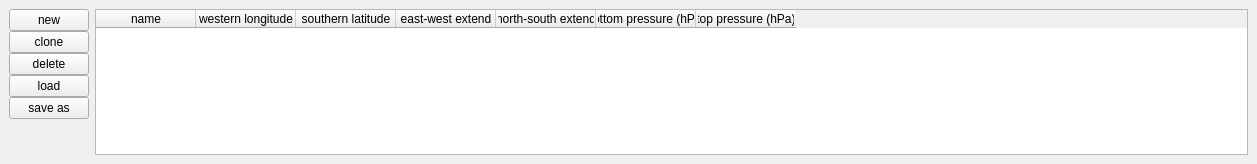
<?xml version="1.0" encoding="UTF-8"?>
<ui version="4.0">
 <class>MBoundingBoxDockWidget</class>
 <widget class="QDockWidget" name="MBoundingBoxDockWidget">
  <property name="geometry">
   <rect>
    <x>0</x>
    <y>0</y>
    <width>1257</width>
    <height>164</height>
   </rect>
  </property>
  <property name="windowTitle">
   <string>Do&amp;ckWidget</string>
  </property>
  <widget class="QWidget" name="dockWidgetContents">
   <layout class="QGridLayout" name="gridLayout">
    <item row="0" column="0">
     <layout class="QHBoxLayout" name="horizontalLayout_2">
      <item>
       <layout class="QVBoxLayout" name="verticalLayout">
        <property name="spacing">
         <number>0</number>
        </property>
        <item>
         <widget class="QPushButton" name="newButton">
          <property name="maximumSize">
           <size>
            <width>16777215</width>
            <height>25</height>
           </size>
          </property>
          <property name="text">
           <string>new</string>
          </property>
         </widget>
        </item>
        <item>
         <widget class="QPushButton" name="cloneButton">
          <property name="maximumSize">
           <size>
            <width>16777215</width>
            <height>25</height>
           </size>
          </property>
          <property name="text">
           <string>clone</string>
          </property>
         </widget>
        </item>
        <item>
         <widget class="QPushButton" name="deleteButton">
          <property name="maximumSize">
           <size>
            <width>16777215</width>
            <height>25</height>
           </size>
          </property>
          <property name="text">
           <string>delete</string>
          </property>
         </widget>
        </item>
        <item>
         <widget class="QPushButton" name="loadButton">
          <property name="maximumSize">
           <size>
            <width>16777215</width>
            <height>25</height>
           </size>
          </property>
          <property name="text">
           <string>load</string>
          </property>
         </widget>
        </item>
        <item>
         <widget class="QPushButton" name="saveButton">
          <property name="maximumSize">
           <size>
            <width>16777215</width>
            <height>25</height>
           </size>
          </property>
          <property name="text">
           <string>save as</string>
          </property>
         </widget>
        </item>
        <item>
         <spacer name="verticalSpacer">
          <property name="orientation">
           <enum>Qt::Vertical</enum>
          </property>
          <property name="sizeHint" stdset="0">
           <size>
            <width>20</width>
            <height>40</height>
           </size>
          </property>
         </spacer>
        </item>
       </layout>
      </item>
      <item>
       <widget class="QTableWidget" name="tableWidget">
        <property name="editTriggers">
         <set>QAbstractItemView::DoubleClicked</set>
        </property>
        <property name="alternatingRowColors">
         <bool>true</bool>
        </property>
        <property name="selectionMode">
         <enum>QAbstractItemView::SingleSelection</enum>
        </property>
        <property name="selectionBehavior">
         <enum>QAbstractItemView::SelectRows</enum>
        </property>
        <attribute name="horizontalHeaderHighlightSections">
         <bool>false</bool>
        </attribute>
        <column>
         <property name="text">
          <string>name</string>
         </property>
        </column>
        <column>
         <property name="text">
          <string>western longitude</string>
         </property>
        </column>
        <column>
         <property name="text">
          <string>southern latitude</string>
         </property>
        </column>
        <column>
         <property name="text">
          <string>east-west extend</string>
         </property>
        </column>
        <column>
         <property name="text">
          <string>north-south extend</string>
         </property>
        </column>
        <column>
         <property name="text">
          <string>bottom pressure (hPa)</string>
         </property>
        </column>
        <column>
         <property name="text">
          <string>top pressure (hPa)</string>
         </property>
        </column>
       </widget>
      </item>
     </layout>
    </item>
   </layout>
  </widget>
 </widget>
 <resources/>
 <connections/>
</ui>
